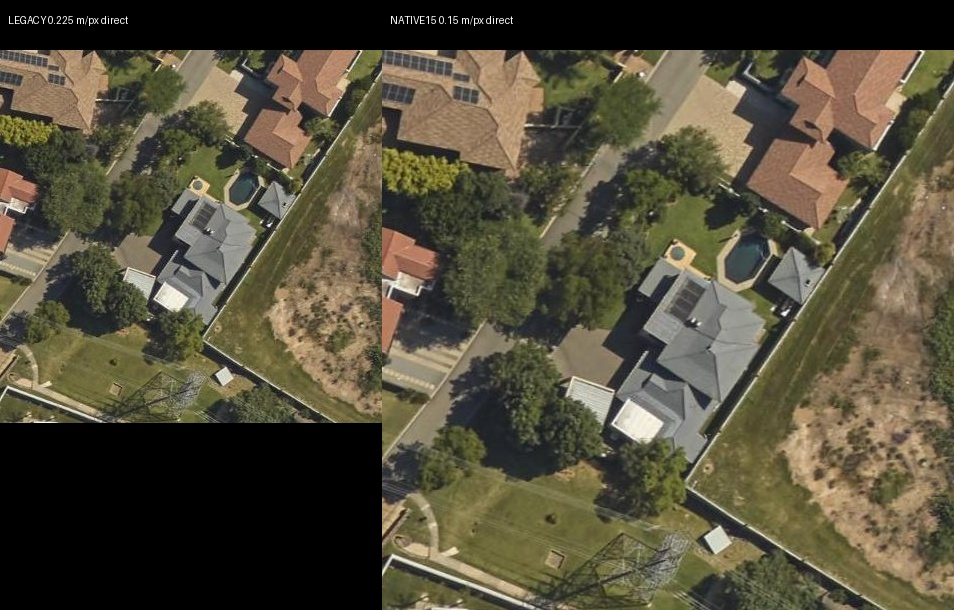
#> input picture data/investigations/geolis_resolution_audit/phase_g2_2026-09-07/derived/stand_365_AB_panel.jpg, 954 x 610 px
$ python -i listing_pool_object.py   (imports and definitions only)
#> lines starting #> are read from the running program, lines starting #| are printed output that depends on the picture
#> further down, picture is the input picture: shape (610, 954, 3); mean B, G, R 59.3, 78.3, 84.3
"""Colour-independent listing pool *object* extraction.

Reuses frozen Listing Evidence v2 viewpoint gates. Does not modify
listing_evidence_v2.py, production ranking, OS v1, or Scoring v2.

Water colour is not evidence. Explicit RGB/HSV thresholds, colour blobs,
and listing-to-aerial colour similarity are not used to form the pool
boundary or a candidate score. A pretrained CLIP model may use colour
internally as part of object recognition. Once a region is labelled
pool/water-feature vs not, colour is discarded. Discrimination uses
boundary geometry only.
"""

from __future__ import annotations

import math
from dataclasses import dataclass, field
from functools import lru_cache
from typing import Any

import numpy as np
from PIL import Image

from backend.gis.estate_ags_matching.listing_evidence_v2 import (
    BLOCKED_SPATIAL,
    SCALE_VIEWPOINTS,
    SHAPE_VIEWPOINTS,
    SPATIAL_VIEWPOINTS,
    classify_viewpoint,
)
from backend.gis.estate_ags_matching.os_scoring_v2 import contour_descriptors
from backend.gis.estate_ags_matching.pool_geometry import (
    PoolGeometryFingerprint,
    _bgr_from_bytes,
    _normalize_contour,
    _resample_contour,
    _roof_centroid,
    _shape_class,
)

OBJECT_KEYS = ("pool", "house", "paving", "garden", "interior", "person")
OBJECT_LABELS = (
    "a swimming pool or jacuzzi water feature",
    "a house exterior wall roof window or balcony",
    "paved driveway patio tiles or timber decking",
    "garden plants lawn and trees",
    "an interior room with furniture",
    "a portrait of a person",
)

GEOMETRY_CLASSES = (
    "full_pool_planform",
    "partial_pool_boundary",
    "water_fragment",
    "reflection_or_highlight",
    "coping_or_background",
    "no_usable_pool_geometry",
)

SKIP_OBJECT_VIEWPOINTS = frozenset({"interior", "unusable_ambiguous"})


def _cv2():
    import cv2

    return cv2


# [29 lines that did not run here, left out]


# [84 lines left out: functions _encode_images, _object_text_features, clip_object_scores, pool_object_probability_map, object_mask_from_probability, not called in this run]


def intensity_edge_map(bgr: np.ndarray) -> np.ndarray:
    """Grayscale gradient edges. Not a hue/saturation water detector."""
    cv2 = _cv2()
    gray = cv2.cvtColor(bgr, cv2.COLOR_BGR2GRAY)
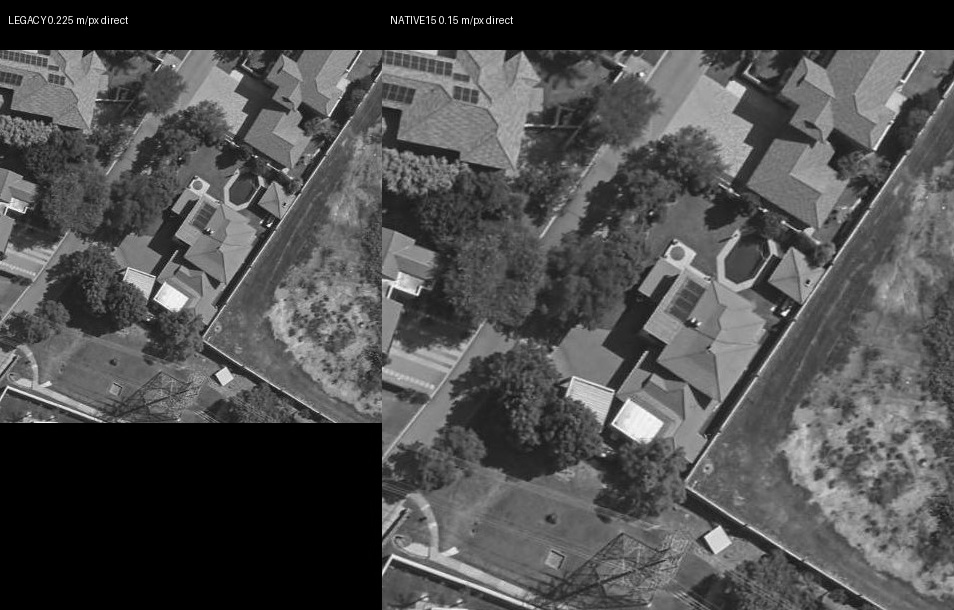
#> gray: shape (610, 954); min 0, max 255, mean 77.9
    gray = cv2.GaussianBlur(gray, (5, 5), 0)
    return cv2.Canny(gray, 40, 120)
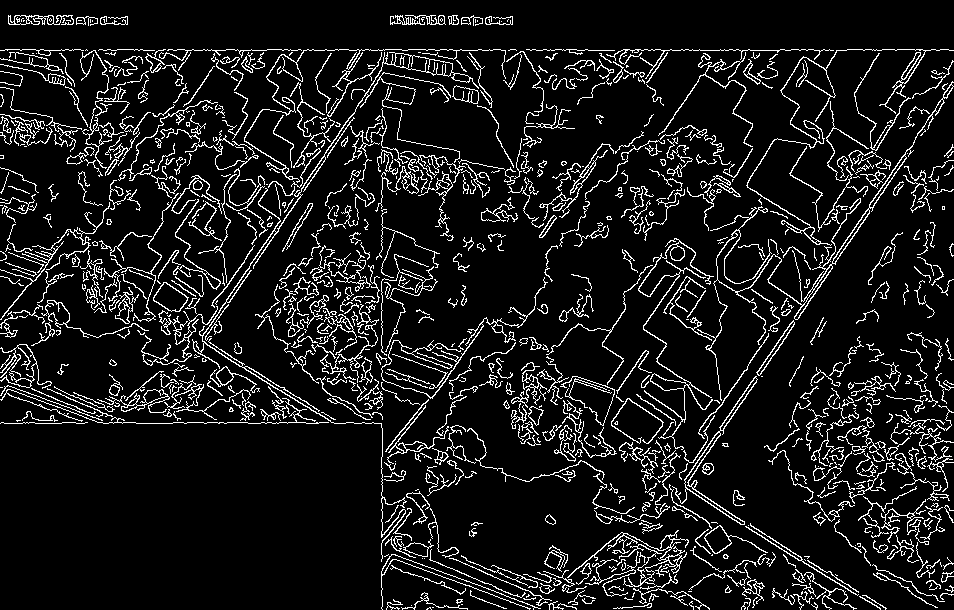
#> returned value: shape (610, 954); 9.8% white in thin lines or dots


# [501 lines left out: functions snap_mask_to_intensity_edges, _edge_clip, _contour_public, rectilinear_compound_geometry, classify_geometry, _quality and 7 more, not called in this run]

>>> import cv2
>>> picture = cv2.imread('../../../data/investigations/geolis_resolution_audit/phase_g2_2026-09-07/derived/stand_365_AB_panel.jpg')
>>> result = intensity_edge_map(picture)

$ run again, on data/investigations/geolis_resolution_audit/phase_g2_2026-09-07/derived/stand_408_AB_panel.jpg
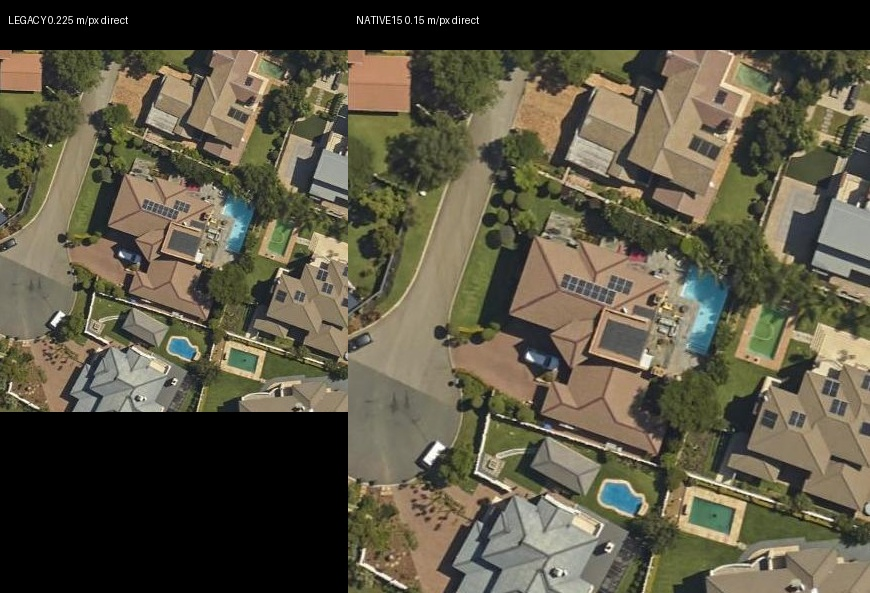
#> input picture data/investigations/geolis_resolution_audit/phase_g2_2026-09-07/derived/stand_408_AB_panel.jpg, 870 x 593 px
#> picture is the input picture: shape (593, 870, 3); mean B, G, R 66.9, 84.8, 89.9
#> in intensity_edge_map, `gray = cv2.cvtColor(bgr, cv2.COLOR_BGR2GRAY)`:
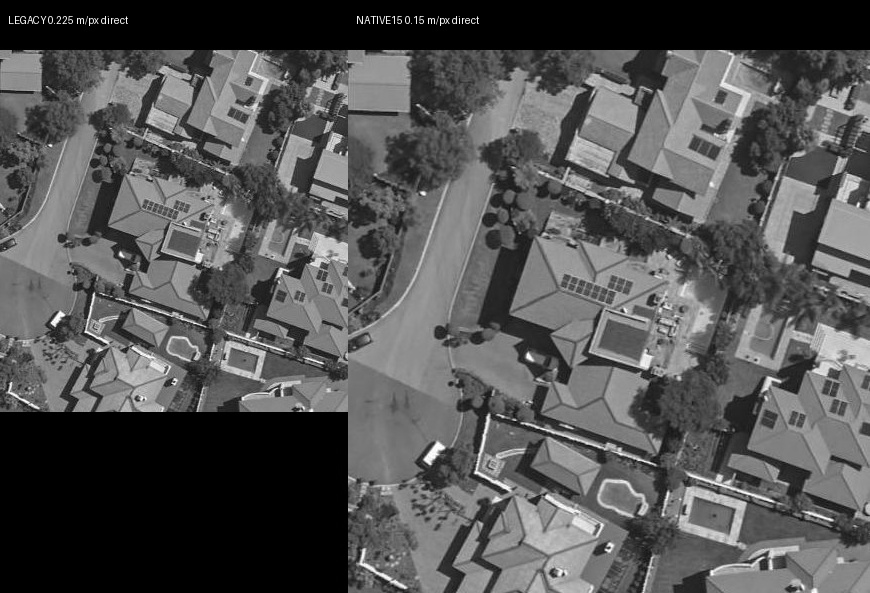
#> gray: shape (593, 870); min 0, max 255, mean 84.3
#> in intensity_edge_map, `return cv2.Canny(gray, 40, 120)`:
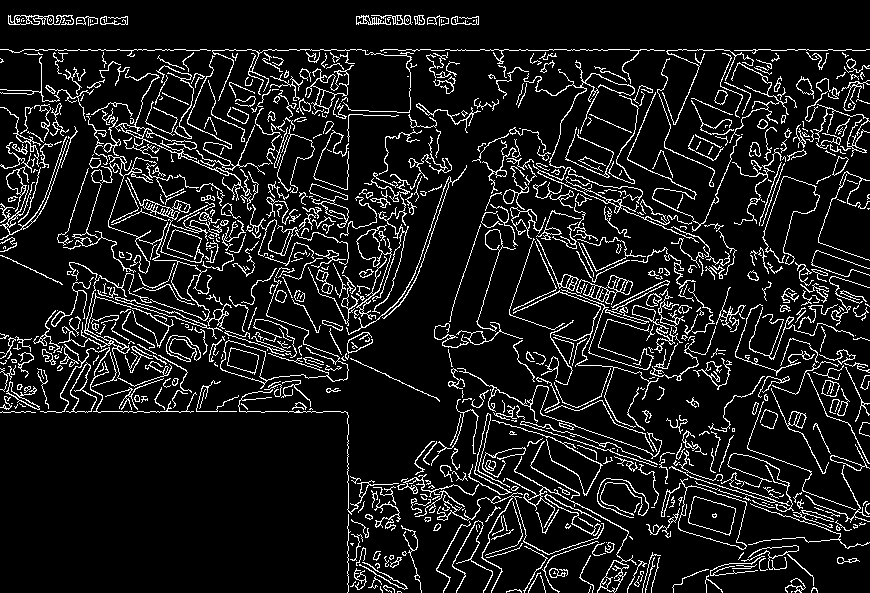
#> returned value: shape (593, 870); 10.4% white in thin lines or dots

$ run again, on data/investigations/geolis_resolution_audit/phase_g2_2026-09-07/derived/stand_420_AB_panel.jpg
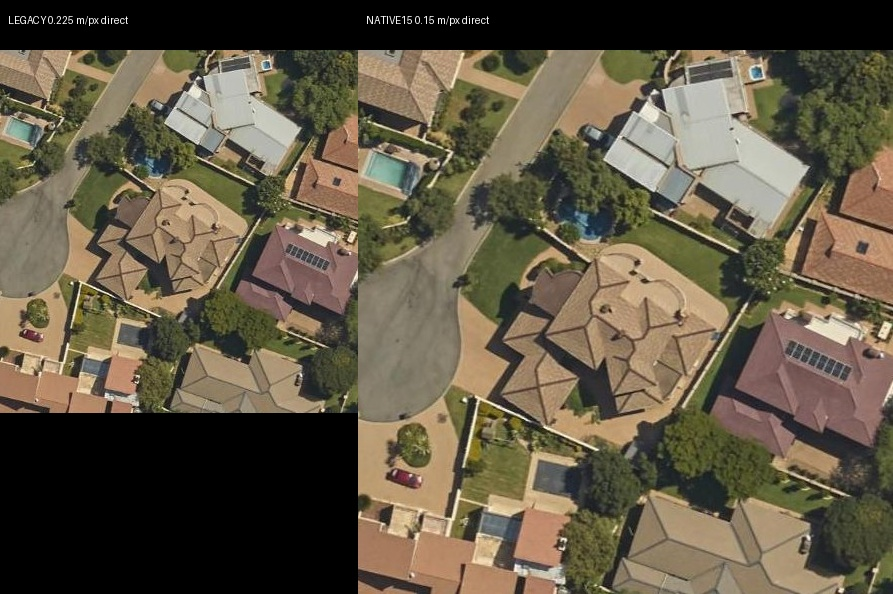
#> input picture data/investigations/geolis_resolution_audit/phase_g2_2026-09-07/derived/stand_420_AB_panel.jpg, 893 x 594 px
#> picture is the input picture: shape (594, 893, 3); mean B, G, R 69, 87.9, 97.4
#> in intensity_edge_map, `gray = cv2.cvtColor(bgr, cv2.COLOR_BGR2GRAY)`:
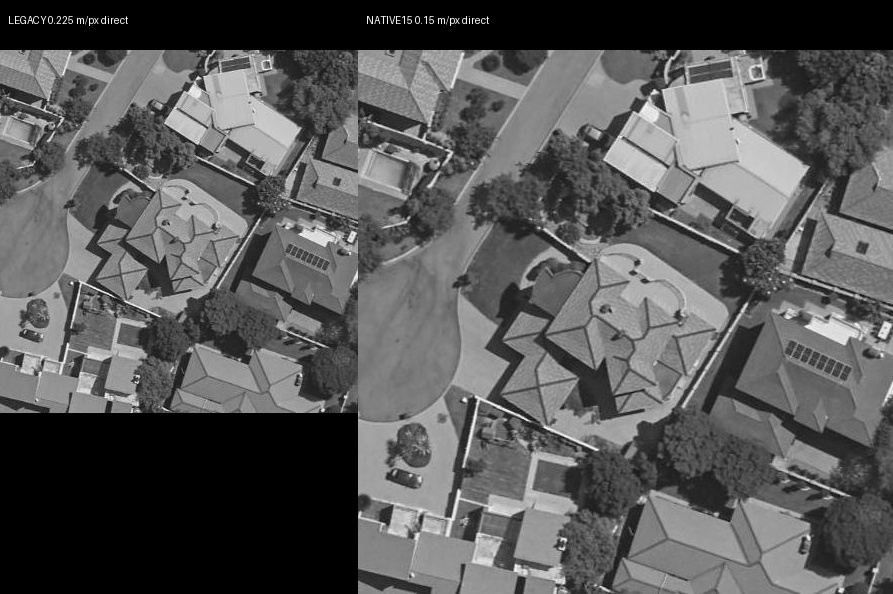
#> gray: shape (594, 893); min 0, max 255, mean 88.6
#> in intensity_edge_map, `return cv2.Canny(gray, 40, 120)`:
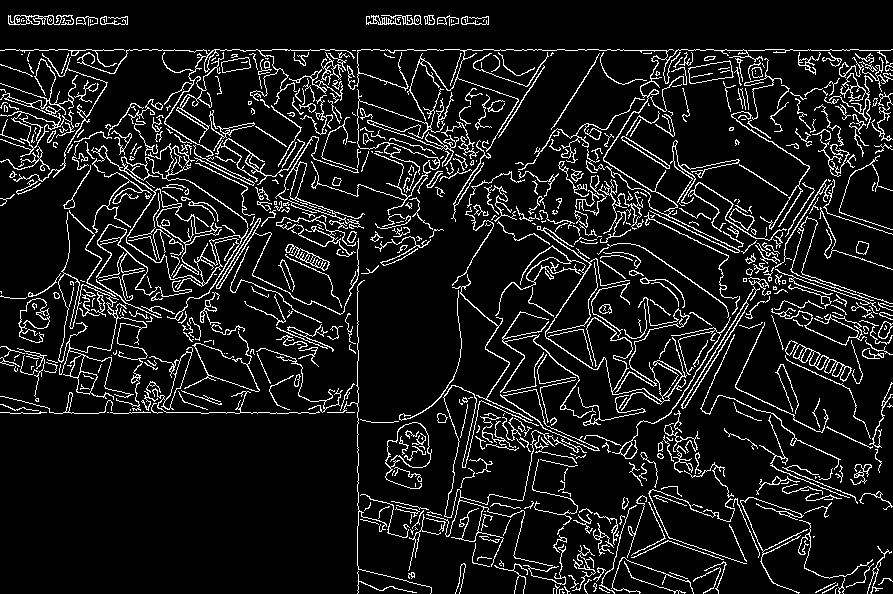
#> returned value: shape (594, 893); 9.8% white in thin lines or dots

$ run again, on data/investigations/geolis_resolution_audit/phase_g2_2026-09-07/derived/stand_491_AB_panel.jpg
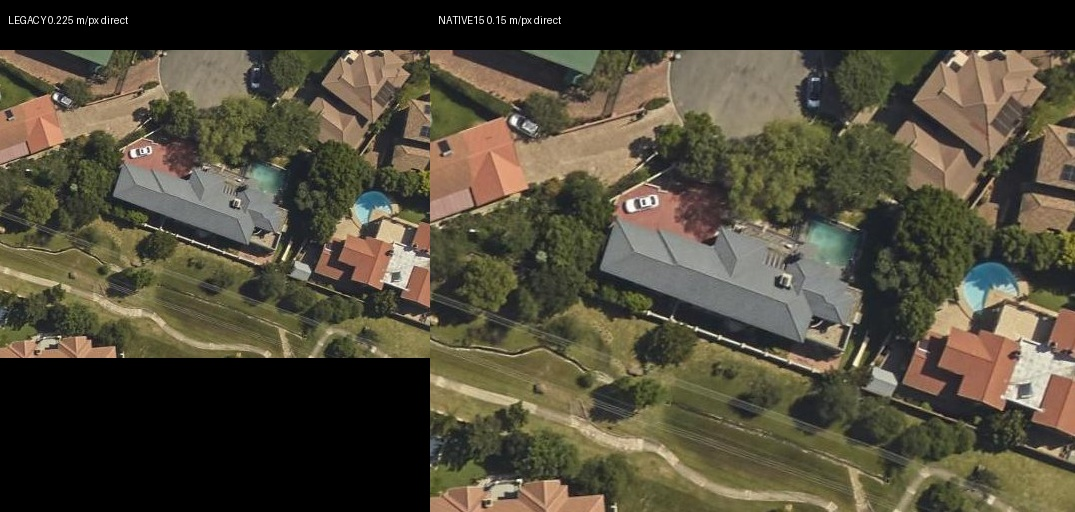
#> input picture data/investigations/geolis_resolution_audit/phase_g2_2026-09-07/derived/stand_491_AB_panel.jpg, 1075 x 512 px
#> picture is the input picture: shape (512, 1075, 3); mean B, G, R 58, 74.5, 80.3
#> in intensity_edge_map, `gray = cv2.cvtColor(bgr, cv2.COLOR_BGR2GRAY)`:
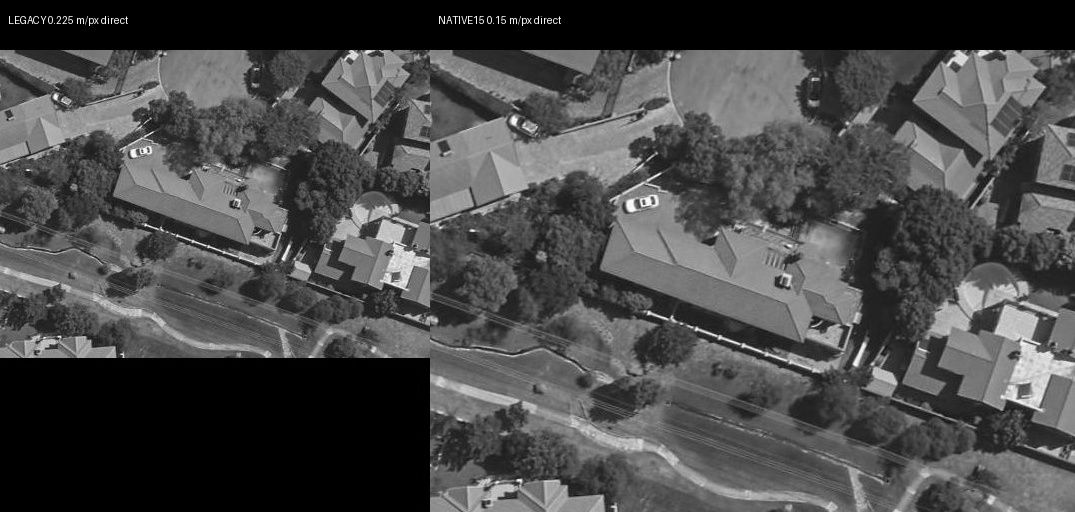
#> gray: shape (512, 1075); min 0, max 255, mean 74.3
#> in intensity_edge_map, `return cv2.Canny(gray, 40, 120)`:
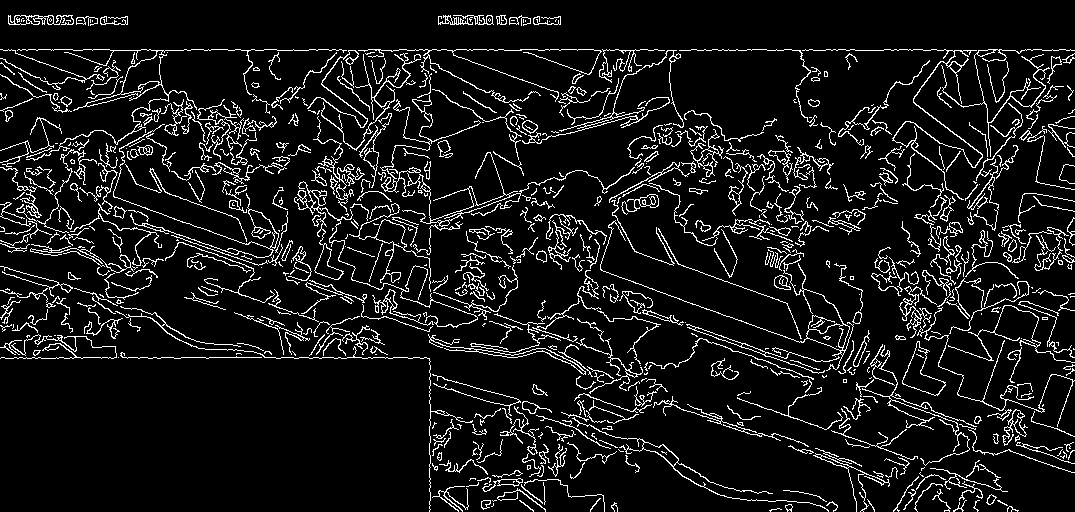
#> returned value: shape (512, 1075); 9% white in thin lines or dots
